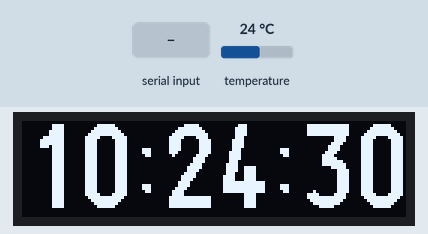
The sketch below on a simulated Arduino Uno, built with avr-gcc and run on an emulated ATmega328P. Parts: 128×32 one-colour display. Wiring (inferred from the names in the program): DS3231 clock at I2C address 0x68. The inputs (shaded band) are chosen by the test bench; at power-on: temperature 24 °C. The local clock reads 2024-03-15 10:24:30 at power-on unless the sketch sets it; what the sketch prints to the serial monitor is not drawn.

Above: at 0.1 s.
At 1.2 s:
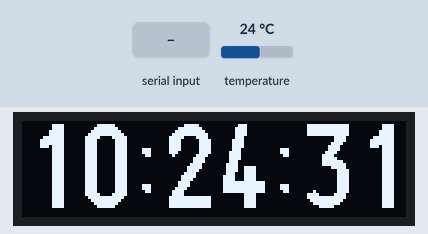
1.3 s: byte 84 (84) received over Serial
At 2.7 s:
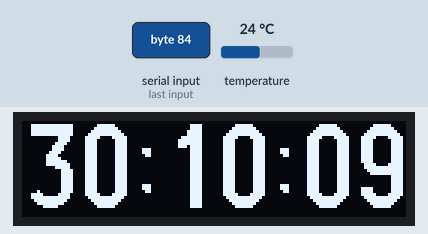
Timing chart, 0 to 4.3 s (numbered marks = the images above; inputs shaded):
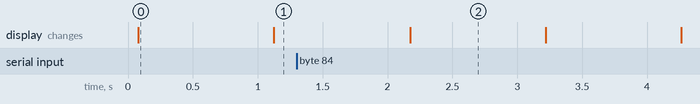

Measured:
- what the display in image 0 shows lasts 1.0 s, from 0.1 s to 1.1 s

The sketch:

clockdisplay.ino
```cpp
#include <Arduino.h>
#include <U8g2lib.h>
#include <SPI.h>
#include <Wire.h>

#define DS3231_I2C_ADDRESS 104

U8G2_SSD1306_128X32_UNIVISION_F_HW_I2C u8g2(U8G2_R0);


// SCL - pin A5
// SDA - pin A4

byte seconds, minutes, hours, day, date, month, year;
char weekDay[4];

byte tMSB, tLSB;
float temp3231;

void setup()
{
  Wire.begin();
  Serial.begin(9600);
  u8g2.begin();
}

void loop()
{

  String tm_str;

  watchConsole();
  get3231Date();

  Serial.print(weekDay);
  Serial.print(", 20");
  Serial.print(year, DEC);
  Serial.print("/");
  Serial.print(month, DEC);
  Serial.print("/");
  Serial.print(date, DEC);
  Serial.print(" - ");

  tm_str = "";
  Serial.print(hours, DEC);

  if (hours < 10) {
    tm_str += "0";
  }
  tm_str += String(hours);
  tm_str += ":";
  Serial.print(":");
  Serial.print(minutes, DEC);

  if (minutes < 10) {
    tm_str += "0";
  }
  tm_str += String(minutes);
  tm_str += ":";
  Serial.print(":");
  Serial.print(seconds, DEC);

  if (seconds < 10) {
    tm_str += "0";
  }
  tm_str += String(seconds);
  Serial.print(" - Temp: ");
  Serial.println(get3231Temp());

  u8g2.clearBuffer();          // clear the internal memory
  u8g2.setFont(u8g2_font_logisoso28_tr);  // choose a suitable font at https://github.com/olikraus/u8g2/wiki/fntlistall
  u8g2.drawStr(1,29,tm_str.c_str());  // write something to the internal memory
  u8g2.sendBuffer();         // transfer internal memory to the display

  delay(1000);
}

// 10진수를 2진화 10진수인 BCD 로 변환 (Binary Coded Decimal)
byte decToBcd(byte val)
{
  return ( (val/10*16) + (val%10) );
}

void watchConsole()
{
  if (Serial.available()) {      // Look for char in serial queue and process if found
    if (Serial.read() == 84) {   //If command = "T" Set Date
      set3231Date();
      get3231Date();
      Serial.println(" ");
    }
  }
}

//시간설정
// T(설정명령) + 년(00~99) + 월(01~12) + 일(01~31) + 시(00~23) + 분(00~59) + 초(00~59) + 요일(1~7, 일1 월2 화3 수4 목5 금6 토7)
// 예: T1605091300002 (2016년 5월 9일 13시 00분 00초 월요일)
// 2021년 01월 17일 타임 Setting T2101171711001
void set3231Date()
{
  year    = (byte) ((Serial.read() - 48) *10 +  (Serial.read() - 48));
  month   = (byte) ((Serial.read() - 48) *10 +  (Serial.read() - 48));
  date    = (byte) ((Serial.read() - 48) *10 +  (Serial.read() - 48));
  hours   = (byte) ((Serial.read() - 48) *10 +  (Serial.read() - 48));
  minutes = (byte) ((Serial.read() - 48) *10 +  (Serial.read() - 48));
  seconds = (byte) ((Serial.read() - 48) * 10 + (Serial.read() - 48));
  day     = (byte) (Serial.read() - 48);

  Wire.beginTransmission(DS3231_I2C_ADDRESS);
  Wire.write(0x00);
  Wire.write(decToBcd(seconds));
  Wire.write(decToBcd(minutes));
  Wire.write(decToBcd(hours));
  Wire.write(decToBcd(day));
  Wire.write(decToBcd(date));
  Wire.write(decToBcd(month));
  Wire.write(decToBcd(year));
  Wire.endTransmission();
}

void get3231Date()
{
  // send request to receive data starting at register 0
  Wire.beginTransmission(DS3231_I2C_ADDRESS); // 104 is DS3231 device address
  Wire.write(0x00); // start at register 0
  Wire.endTransmission();
  Wire.requestFrom(DS3231_I2C_ADDRESS, 7); // request seven bytes

  if(Wire.available()) {
    seconds = Wire.read(); // get seconds
    minutes = Wire.read(); // get minutes
    hours   = Wire.read();   // get hours
    day     = Wire.read();
    date    = Wire.read();
    month   = Wire.read(); //temp month
    year    = Wire.read();

    seconds = (((seconds & B11110000)>>4)*10 + (seconds & B00001111)); // convert BCD to decimal
    minutes = (((minutes & B11110000)>>4)*10 + (minutes & B00001111)); // convert BCD to decimal
    hours   = (((hours & B00110000)>>4)*10 + (hours & B00001111)); // convert BCD to decimal (assume 24 hour mode)
    day     = (day & B00000111); // 1-7
    date    = (((date & B00110000)>>4)*10 + (date & B00001111)); // 1-31
    month   = (((month & B00010000)>>4)*10 + (month & B00001111)); //msb7 is century overflow
    year    = (((year & B11110000)>>4)*10 + (year & B00001111));
  }
  else {
    //oh noes, no data!
  }

  switch (day) {
    case 1:
      strcpy(weekDay, "Sun");
      break;
    case 2:
      strcpy(weekDay, "Mon");
      break;
    case 3:
      strcpy(weekDay, "Tue");
      break;
    case 4:
      strcpy(weekDay, "Wed");
      break;
    case 5:
      strcpy(weekDay, "Thu");
      break;
    case 6:
      strcpy(weekDay, "Fri");
      break;
    case 7:
      strcpy(weekDay, "Sat");
      break;
  }
}

float get3231Temp()
{
  //temp registers (11h-12h) get updated automatically every 64s
  Wire.beginTransmission(DS3231_I2C_ADDRESS);
  Wire.write(0x11);
  Wire.endTransmission();
  Wire.requestFrom(DS3231_I2C_ADDRESS, 2);

  if(Wire.available()) {
    tMSB = Wire.read(); //2's complement int portion
    tLSB = Wire.read(); //fraction portion

    temp3231 = (tMSB & B01111111); //do 2's math on Tmsb
    temp3231 += ( (tLSB >> 6) * 0.25 ); //only care about bits 7 & 8
  }
  else {
    //error! no data!
  }
  return temp3231;
}
```
